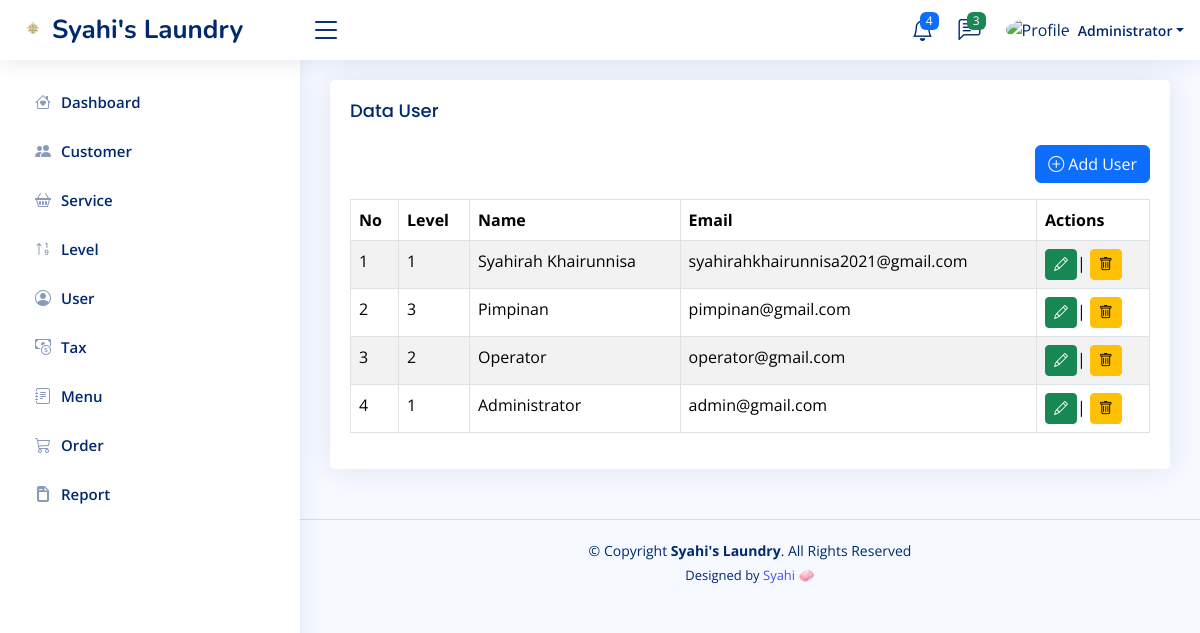
The app's page /home.php?page=user (signed in) with its own data.
### tables this page shows
CREATE TABLE `level_menus` (
  `id` int(11) NOT NULL,
  `level_id` int(11) NOT NULL,
  `menu_id` int(11) NOT NULL,
  `created_at` timestamp NOT NULL DEFAULT current_timestamp(),
  `updated_at` timestamp NULL DEFAULT NULL ON UPDATE current_timestamp()
);

CREATE TABLE `menus` (
  `id` int(11) NOT NULL,
  `name` varchar(30) NOT NULL,
  `icon` varchar(30) NOT NULL,
  `link` varchar(35) NOT NULL,
  `order` int(11) NOT NULL,
  `created_at` timestamp NOT NULL DEFAULT current_timestamp(),
  `updated_at` timestamp NULL DEFAULT NULL ON UPDATE current_timestamp()
);

CREATE TABLE `users` (
  `id` int(11) NOT NULL,
  `level_id` int(11) NOT NULL,
  `name` varchar(100) NOT NULL,
  `email` varchar(100) NOT NULL,
  `password` varchar(100) NOT NULL,
  `created_at` timestamp NOT NULL DEFAULT current_timestamp(),
  `updated_at` timestamp NULL DEFAULT NULL ON UPDATE current_timestamp()
);

### pages/user.php (the view, shortened to what this page needs)
<?php
require_once 'config/config.php';
$query = mysqli_query($config, "SELECT level_name, u.* FROM users u LEFT JOIN levels l on l.id = u.level_id ORDER BY u.id DESC");
$users = mysqli_fetch_all($query, MYSQLI_ASSOC);
?>
<div class="row">
  <div class="col-sm-12">
    <div class="card">
      <div class="card-body">
        <h3 class="card-title">Data User</h3>
        <div class="mb-3" align="right">
          <a href="?page=tambah-user" class="btn btn-primary">
            <i class="bi bi-plus-circle"></i> Add User
          </a>
        </div>
        <table class="table table-bordered table-striped">
          <thead>
            <tr>
              <th>No</th>
              <th>Level</th>
              <th>Name</th>
              <th>Email</th>
              <th>Actions</th>
            </tr>
          </thead>
          <tbody>
            <?php foreach ($users as $key => $value): ?>
              <tr>
                <td><?php echo $key += 1 ?></td>
                <td><?php echo $value['level_id'] ?></td>
                <td><?php echo $value['name'] ?></td>
                <td><?php echo $value['email'] ?></td>
                <td>
                  <a class="btn btn-success btn-sm" href="?page=tambah-user&edit=<?php echo $value['id'] ?>">
                    <i class="bi bi-pencil"></i>
                  </a>|
                  <a class="btn btn-warning btn-sm" onclick="return confirm('Are you sure you want to delete this user?')"
                    href="?page=user&delete=<?php echo $value['id'] ?>">
                    <i class="bi bi-trash"></i>
                  </a>
                </td>
              </tr>
            <?php endforeach ?>
          </tbody>
        </table>
      </div>
    </div>
  </div>
</div>

### include/sidebar.php (shortened to what this page needs)
<?php
$level_id = $_SESSION['LEVEL_ID'] ?? '';
$queryLevelMenu = mysqli_query($config, "SELECT * FROM menus JOIN level_menus ON menus.id = level_menus.menu_id WHERE level_id  = '$level_id' ORDER BY `order` ASC");
$rowLevelMenus = mysqli_fetch_all($queryLevelMenu, MYSQLI_ASSOC);
?>
<aside id="sidebar" class="sidebar">
  <ul class="sidebar-nav" id="sidebar-nav">
    <?php foreach ($rowLevelMenus as $rowLevelMenu): ?>
      <li class="nav-item">
        <a class="nav-link collapsed" href="?page=<?php echo $rowLevelMenu['link'] ?>">
          <i class="<?php echo $rowLevelMenu['icon'] ?>"></i>
          <span><?php echo $rowLevelMenu['name'] ?></span>
        </a>
      </li>
    <?php endforeach ?>
      </ul>
</aside>

### assets/css/style.css (style rules this page uses)
:root { scroll-behavior: smooth; }
body { font-family: "Open Sans", sans-serif; background: #f6f9ff; color: #444444; }
a { color: #4154f1; text-decoration: none; }
h1, h2, h3, h4, h5, h6 { font-family: "Nunito", sans-serif; }
.card { margin-bottom: 30px; border: none; border-radius: 5px; box-shadow: 0px 0 30px rgba(1, 41, 112, 0.1); }
.card-title { padding: 20px 0 15px 0; font-size: 18px; font-weight: 500; color: #012970; font-family: "Poppins", sans-serif; }
.card-body { padding: 0 20px 20px 20px; }
.sidebar { position: fixed; top: 60px; left: 0; bottom: 0; width: 300px; z-index: 996; transition: all 0.3s; padding: 20px; overflow-y: auto; scrollbar-width: thin; scrollbar-color: #aab7cf transparent; box-shadow: 0px 0px 20px rgba(1, 41, 112, 0.1); background-color: #fff; }
.sidebar-nav { padding: 0; margin: 0; list-style: none; }
.sidebar-nav li { padding: 0; margin: 0; list-style: none; }
.sidebar-nav .nav-item { margin-bottom: 5px; }
.sidebar-nav .nav-link { display: flex; align-items: center; font-size: 15px; font-weight: 600; color: #4154f1; transition: 0.3; background: #f6f9ff; padding: 10px 15px; border-radius: 4px; }
.sidebar-nav .nav-link i { font-size: 16px; margin-right: 10px; color: #4154f1; }
.sidebar-nav .nav-link.collapsed { color: #012970; background: #fff; }
.sidebar-nav .nav-link.collapsed i { color: #899bbd; }

### records on screen
level_menus: menu.name "Dashboard"
level_menus: menu.name "Customer"
level_menus: menu.name "Service"
level_menus: menu.name "Level"
level_menus: menu.name "User"
level_menus: menu.name "Tax"
level_menus: menu.name "Menu"
level_menus: menu.name "Order"
level_menus: menu.name "Report"
users: key "1", level "1", name "Syahirah Khairunnisa", email "syahirahkhairunnisa2021@gmail.com"
users: key "2", level "3", name "Pimpinan", email "pimpinan@gmail.com"
users: key "3", level "2", name "Operator", email "operator@gmail.com"
users: key "4", level "1", name "Administrator", email "admin@gmail.com"

### other values on screen
$_SESSION['NAME'] "Administrator"
